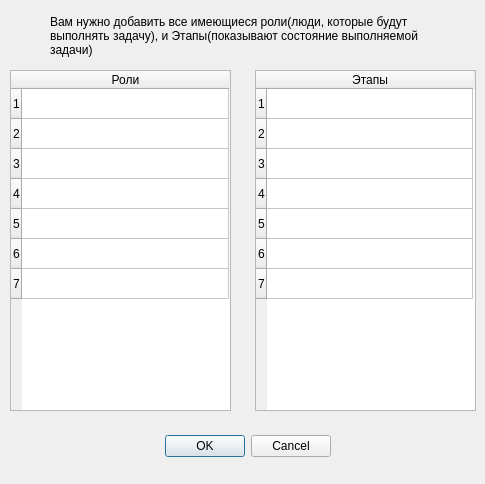
<?xml version="1.0" encoding="UTF-8"?>
<ui version="4.0">
 <class>createKanban</class>
 <widget class="QDialog" name="createKanban">
  <property name="geometry">
   <rect>
    <x>0</x>
    <y>0</y>
    <width>485</width>
    <height>484</height>
   </rect>
  </property>
  <property name="windowTitle">
   <string>Dialog</string>
  </property>
  <widget class="QDialogButtonBox" name="buttonBox">
   <property name="geometry">
    <rect>
     <x>160</x>
     <y>430</y>
     <width>171</width>
     <height>32</height>
    </rect>
   </property>
   <property name="orientation">
    <enum>Qt::Horizontal</enum>
   </property>
   <property name="standardButtons">
    <set>QDialogButtonBox::Cancel|QDialogButtonBox::Ok</set>
   </property>
  </widget>
  <widget class="QTableWidget" name="tableWidget">
   <property name="geometry">
    <rect>
     <x>10</x>
     <y>70</y>
     <width>221</width>
     <height>341</height>
    </rect>
   </property>
   <property name="rowCount">
    <number>7</number>
   </property>
   <attribute name="horizontalHeaderDefaultSectionSize">
    <number>207</number>
   </attribute>
   <row/>
   <row/>
   <row/>
   <row/>
   <row/>
   <row/>
   <row/>
   <column>
    <property name="text">
     <string>Роли</string>
    </property>
   </column>
  </widget>
  <widget class="QTableWidget" name="tableWidget_2">
   <property name="geometry">
    <rect>
     <x>255</x>
     <y>70</y>
     <width>221</width>
     <height>341</height>
    </rect>
   </property>
   <property name="rowCount">
    <number>7</number>
   </property>
   <attribute name="horizontalHeaderDefaultSectionSize">
    <number>206</number>
   </attribute>
   <row/>
   <row/>
   <row/>
   <row/>
   <row/>
   <row/>
   <row/>
   <column>
    <property name="text">
     <string>Этапы</string>
    </property>
   </column>
  </widget>
  <widget class="QLabel" name="label">
   <property name="geometry">
    <rect>
     <x>50</x>
     <y>10</y>
     <width>411</width>
     <height>51</height>
    </rect>
   </property>
   <property name="text">
    <string>Вам нужно добавить все имеющиеся роли(люди, которые будут выполнять задачу), и Этапы(показывают состояние выполняемой задачи)</string>
   </property>
   <property name="scaledContents">
    <bool>false</bool>
   </property>
   <property name="wordWrap">
    <bool>true</bool>
   </property>
  </widget>
 </widget>
 <resources/>
 <connections>
  <connection>
   <sender>buttonBox</sender>
   <signal>accepted()</signal>
   <receiver>createKanban</receiver>
   <slot>accept()</slot>
   <hints>
    <hint type="sourcelabel">
     <x>248</x>
     <y>254</y>
    </hint>
    <hint type="destinationlabel">
     <x>157</x>
     <y>274</y>
    </hint>
   </hints>
  </connection>
  <connection>
   <sender>buttonBox</sender>
   <signal>rejected()</signal>
   <receiver>createKanban</receiver>
   <slot>reject()</slot>
   <hints>
    <hint type="sourcelabel">
     <x>316</x>
     <y>260</y>
    </hint>
    <hint type="destinationlabel">
     <x>286</x>
     <y>274</y>
    </hint>
   </hints>
  </connection>
 </connections>
</ui>
